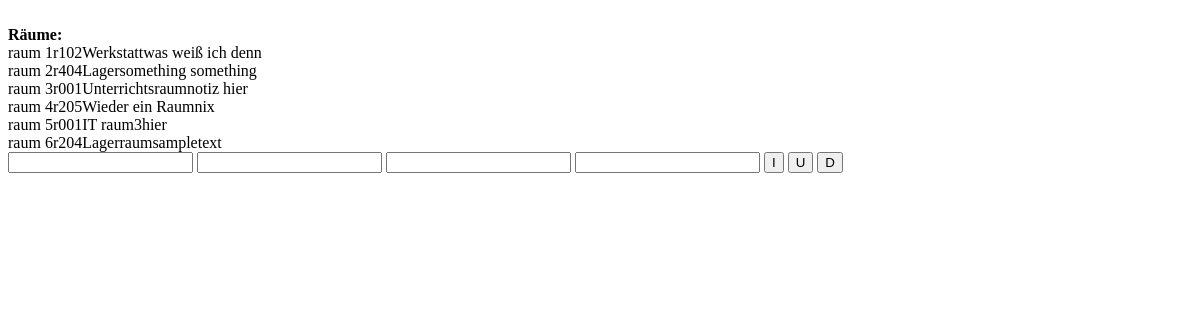
The app's page /test.php, older data.
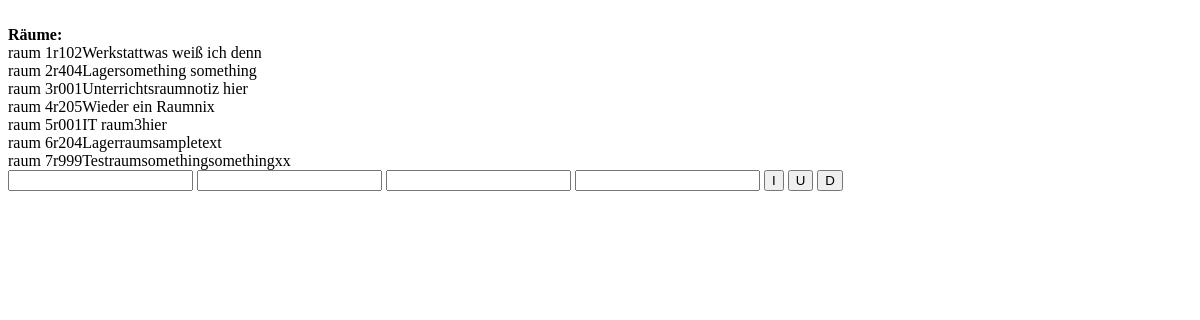
The same page, newer data.
### tables this page shows
CREATE TABLE IF NOT EXISTS `raeume` (
  `r_id` int(11) NOT NULL,
  `r_nr` varchar(20) DEFAULT NULL COMMENT 'z.B. r014, W304, etc.',
  `r_bezeichnung` varchar(45) DEFAULT NULL COMMENT 'z.B. Werkstatt, Lager,...',
  `r_notiz` varchar(1024) DEFAULT NULL
);

### php/dbq/rooms_query.php (called while the page is built, shortened)
<?php
include_once('../php/classes/db_connect.php');
function getRooms() {
    global $mysqli;
    if (!$stmt = $mysqli->prepare("SELECT * FROM raeume")) {
        header("Location: ./err.php?err=Database error: "
                . "cannot prepare statement");
        exit();
    }
    $stmt->execute();
    $stmt->bind_result($id, $nr, $description, $note);
    $rooms = array();
    while ($stmt->fetch()) {
        $rooms[] = array("Id" => $id, "Number" => $nr, "Description" => $description, "Note" => $note);
    }
    return $rooms;
}

### test.php (the view, shortened to what this page needs)
<?php
include './php/classes/db_connect.php';
include './php/dbq/rooms_query.php';
echo '<br/> <b>Räume:</b> <br/>';
$rooms = getRooms();
foreach ($rooms as $room) {
    echo ' raum ' . $room["Id"] . $room["Number"]  . $room["Description"] . $room["Note"].'<br/>';
}
?>
<html>
    <head>
    </head>
    <body>
        <div class="container">
            <form method="post" action="php/dbq/rooms_query.php">
                <input type="text" name="nid" placeholder="">
                <input type="text" name="nbr" placeholder="">
                <input type="text" name="name" placeholder="">
                <input type="text" name="note" placeholder="">
                <button name="btnInsert" type="submit" class="btn btn-primary">I</button>
                <button name="btnUpdate" type="submit" class="btn btn-primary">U</button>
                <button name="btnRemove" type="submit" class="btn btn-primary">D</button>
            </form>
        </div>
    </body>
</html>

Row changes from the older to the newer data that the page shows:
added raeume: r_id "7", r_nr "r999", r_bezeichnung "Testraum", r_notiz "somethingsomethingxx"
